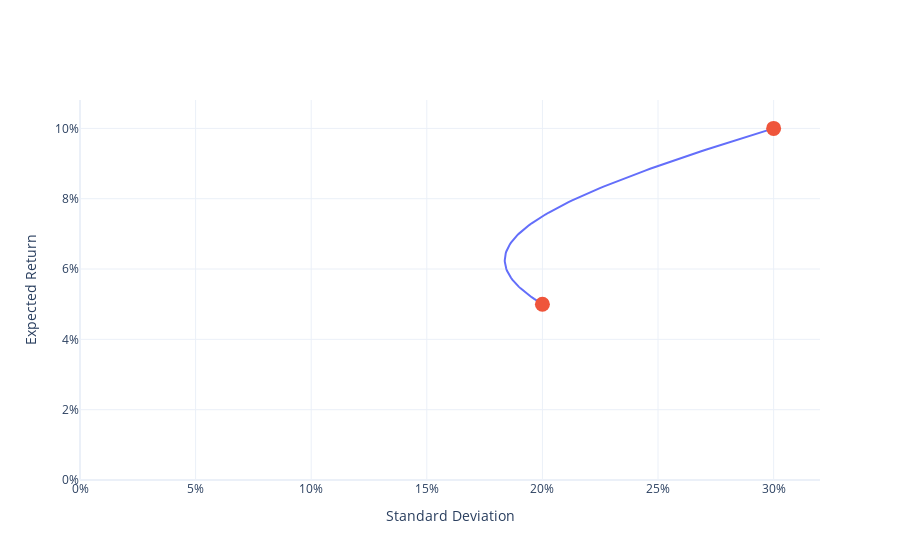

Notebook code cell kept with this figure:
### Markdown cell above
# FIGURE

### Code cell
import numpy as np
import plotly.graph_objects as go

wt1 = np.arange(0, 1.01, 0.01)
wt2 = 1 - wt1
mn = wt1*mn1 + wt2*mn2
vr = (
    wt1**2 * sd1**2 + 
    wt2**2 * sd2**2 + 
    2 * wt1 * wt2 * sd1 * sd2 * corr
)
sd = np.sqrt(vr)

string = "asset 1: %{text:.0f}%<br>asset 2: %{customdata:.0f}%<extra></extra>"
trace1 = go.Scatter(
    x=sd,
    y=mn,
    mode="lines",
    text=100*wt1,
    customdata=100*wt2,
    hovertemplate=string
)
trace2 = go.Scatter(
    x = [sd1, sd2],
    y = [mn1, mn2],
    mode="markers",
    text=["asset 1", "asset 2"],
    hovertemplate="%{text}<extra></extra>",
    marker=dict(size=15),
)
fig = go.Figure(trace1)
fig.add_trace(trace2)
fig.update_layout(
    xaxis_title="Standard Deviation",
    yaxis_title="Expected Return",
    xaxis_rangemode="tozero",
    yaxis_rangemode="tozero",
    xaxis_tickformat=".0%",
    yaxis_tickformat=".0%",
    template="plotly_white",
    showlegend=False
)
fig.show()
